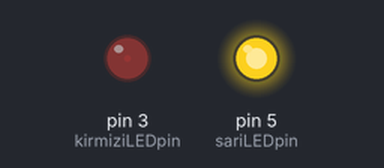
Bench run of a sketch on a simulated Arduino Uno, built with avr-gcc and run on an emulated ATmega328P. Shown: output pins drawn as LEDs (lit = HIGH).

Above: at 0.05 s.
At 0.95 s:
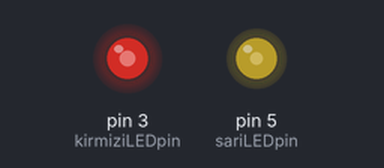
At 1.4 s:
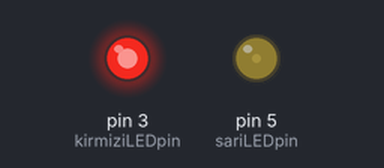
At 2.75 s:
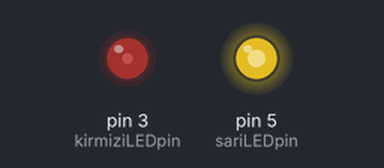
Timing chart, 0 to 7.2 s (numbered marks = the images above):
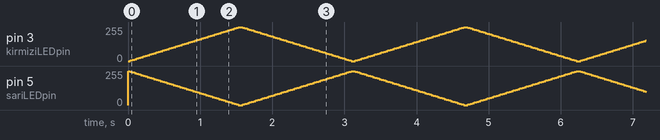

The sketch:

9.3._2_LEDle_PWM_uygulamasi.ino
```cpp
int kirmiziLEDpin = 3;    // kırmızı LED pin numarası tanımlanır.
int sariLEDpin = 5; // sarı LED pin numarası tanımlanır.

void setup()  {
}

void loop()  {
// min=0'den max=255 sayısına kadar 5'erli artışlarla PWM değeri artırılır.
for(int pwmdeger = 0 ; pwmdeger <= 255; pwmdeger +=5) {
analogWrite(kirmiziLEDpin, pwmdeger); //kırmızı LEDin parlaklığı artarken...
analogWrite(sariLEDpin, (255 - pwmdeger)); //sarı LEDin parlaklığı azalır.
delay(30);  // karartma efektini görmek için 30 milisaniye beklenir.
}

//max=255'den min=0 sayısına kadar 5'erli azalışlarla PWM değeri azaltılır.
for(int pwmdeger = 255 ; pwmdeger >= 0; pwmdeger -=5) {
analogWrite(kirmiziLEDpin, pwmdeger); //kırmızı LEDin parlaklığı azalırken...
analogWrite(sariLEDpin, (255 - pwmdeger)); //sarı LEDin parlaklığı artar.
delay(30);  // karartma efektini görmek için 30 milisaniye beklenir.
}
}
```
